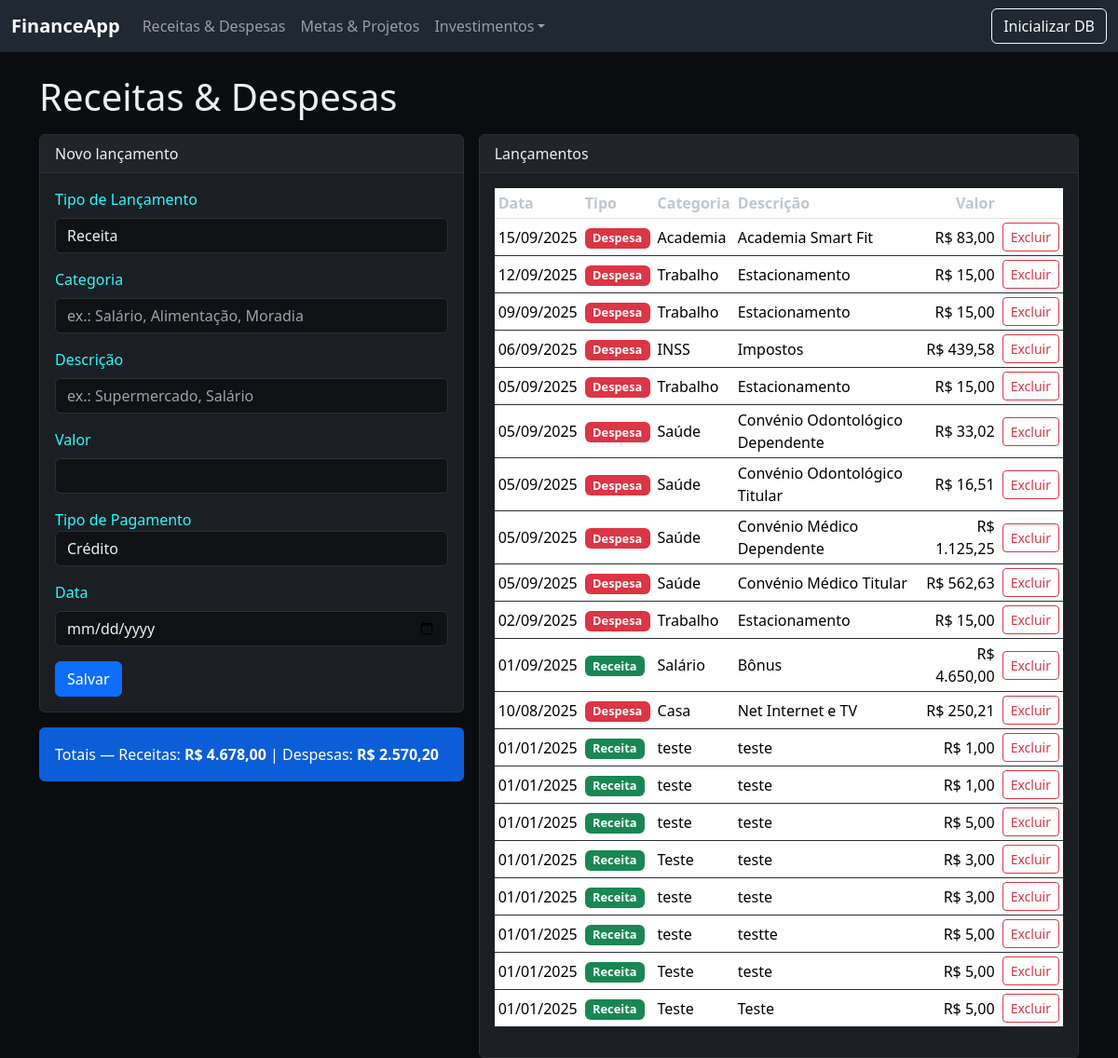
The page /transacoes on the database as committed earlier.
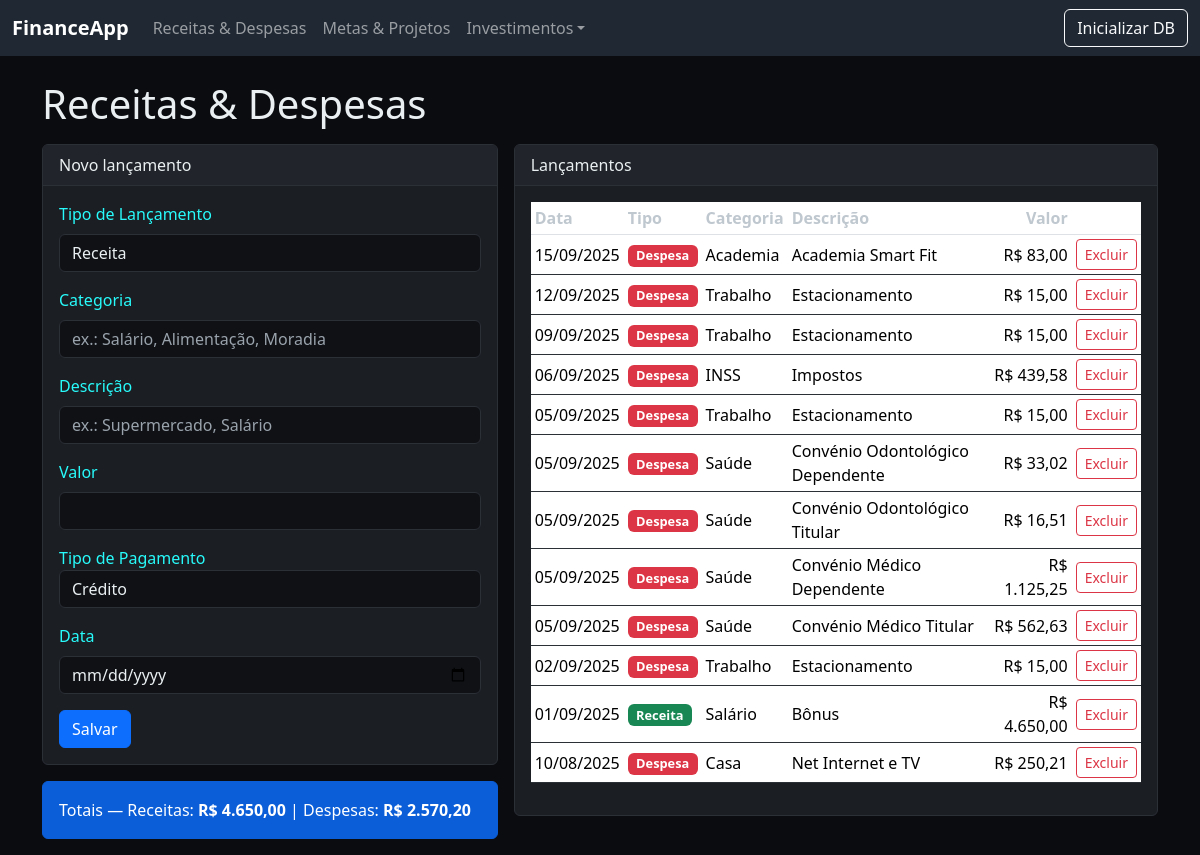
The same page on the database as committed later.
### app.py (models this page shows)
class Transaction(db.Model):
    __tablename__ = 'transactions'
    id = db.Column(db.Integer, primary_key=True)
    tipo = db.Column(db.String(20), nullable=False)  # 'receita' ou 'despesa'
    categoria = db.Column(db.String(50), nullable=True)  # opcional (ex: alimentação, salário)
    descricao = db.Column(db.String(200), nullable=False)
    valor = db.Column(db.Float, nullable=False)
    data = db.Column(db.Date, nullable=False, default=datetime.utcnow)
    cd_payment_type = db.Column(db.Integer, nullable=True)

### app.py (the view, shortened to what this page needs)
@app.route('/transacoes', methods=['GET', 'POST'])
def transacoes():
    trans = Transaction.query.order_by(Transaction.data.desc(), Transaction.id.desc()).all()
    total_receitas = sum(t.valor for t in trans if t.tipo == 'receita')
    total_despesas = sum(t.valor for t in trans if t.tipo == 'despesa')
    payment_tp = payment_type.query.all()
    return render_template('transacoes.html', transacoes=trans,
                           total_receitas=total_receitas, total_despesas=total_despesas, payment_type=payment_tp,)

### app.py (called while the page is built)
def money(n):
    return f"R$ {n:,.2f}".replace(",", "X").replace(".", ",").replace("X", ".")

### templates/transacoes.html (shortened to what this page needs)
{% extends "base.html" %}
{% block content %}
<h1 class="mb-3">Receitas & Despesas</h1>
<div class="row g-3">
  <div class="col-md-5">
    <div class="card">
      <div class="card-header">Novo lançamento</div>
      <div class="card-body">
        <form method="post">
          <div class="mb-3">
            <label class="form-label">Tipo de Lançamento</label>
            <select class="form-select" name="tipo" required>
              <option value="receita">Receita</option>
            </select>
          </div>
          <div class="mb-3">
            <label class="form-label">Categoria</label>
            <input class="form-control" name="categoria" placeholder="ex.: Salário, Alimentação, Moradia">
          </div>
          <div class="mb-3">
            <label class="form-label">Descrição</label>
            <input class="form-control" name="descricao" required placeholder="ex.: Supermercado, Salário">
          </div>
          <div class="mb-3">
            <label class="form-label">Valor</label>
            <input type="number" step="0.01" class="form-control" name="valor" required>
          </div>
          <div class="mb-3">
            <label class="from-label">Tipo de Pagamento</label>
            <select  step="0.01" class="form-control" name="tipo_pagamento">
              {% for pay_tp in payment_type %}
              <option>{{ pay_tp.name_payment_type }}</option>
              {% endfor %}
            </select>
          </div>
          <div class="mb-3">
            <label class="form-label">Data</label>
            <input type="date" class="form-control" name="data">
          </div>
          <button class="btn btn-primary">Salvar</button>
        </form>
      </div>
    </div>
    <div class="mt-3">
      <div class="alert alert-info">Totais — Receitas: <strong>{{ total_receitas|money }}</strong> | Despesas: <strong>{{ total_despesas|money }}</strong></div>
    </div>
  </div>
  <div class="col-md-7">
    <div class="card">
      <div class="card-header">Lançamentos</div>
      <div class="card-body table-responsive">
        <table class="table table-sm align-middle">
          <thead><tr><th>Data</th><th>Tipo</th><th>Categoria</th><th>Descrição</th><th class="text-end">Valor</th><th></th></tr></thead>
          <tbody>
            {% for t in transacoes %}
            <tr>
              <td>{{ t.data.strftime('%d/%m/%Y') }}</td>
              <td><span class="badge {{ 'bg-success' if t.tipo=='receita' else 'bg-danger' }}">{{ t.tipo.title() }}</span></td>
              <td>{{ t.categoria or '-' }}</td>
              <td>{{ t.descricao }}</td>
              <td class="text-end">{{ t.valor|money }}</td>
              <td class="text-end">
                <form method="post" action="{{ url_for('excluir_transacao', tid=t.id) }}" onsubmit="return confirm('Excluir este lançamento?')">
                  <button class="btn btn-sm btn-outline-danger">Excluir</button>
                </form>
              </td>
            </tr>
            {% endfor %}
          </tbody>
        </table>
      </div>
    </div>
  </div>
</div>
{% endblock %}

### templates/base.html (shortened to what this page needs)
<!doctype html>
<html lang="pt-br">
<head>
  <link href="https://cdn.jsdelivr.net/npm/bootstrap@5.3.2/dist/css/bootstrap.min.css" rel="stylesheet">
  <link rel="stylesheet" href="{{ url_for('static', filename='styles.css') }}">
</head>
<body>
<nav class="navbar navbar-expand-lg navbar-dark bg-dark mb-4">
  <div class="container-fluid">
    <a class="navbar-brand fw-bold" href="{{ url_for('dashboard') }}">FinanceApp</a>
    <div class="collapse navbar-collapse" id="nav">
      <ul class="navbar-nav me-auto mb-2 mb-lg-0">
        <li class="nav-item"><a class="nav-link" href="{{ url_for('transacoes') }}">Receitas & Despesas</a></li>
        <li class="nav-item"><a class="nav-link" href="{{ url_for('metas') }}">Metas & Projetos</a></li>
        <li class="nav-item dropdown">
          <a class="nav-link dropdown-toggle" href="#" role="button" data-bs-toggle="dropdown" aria-expanded="false">Investimentos</a>
        </li>
      </ul>
      <a class="btn btn-outline-light" href="{{ url_for('init_db') }}">Inicializar DB</a>
    </div>
  </div>
</nav>
<div class="container">
  {% block content %}{% endblock %}
</div>
</body>
</html>

### static/styles.css (style rules this page uses)
body { background: #0b0c10; color: #eaf0f1; }
.navbar { background: #1f2833 !important; }
.card { background: #1b1e23; border: 1px solid #2b2f36; color:#28fbfb }
.card-header { background: #21252b; color: #eaf0f1; border-bottom: 1px solid #2b2f36; }
.table { color: #eaf0f1; }
.table thead th { color: #bfc7cf; }
.table tbody tr { border-color: #2b2f36 }
.alert-info { background: #0b5ed7; border-color: #0b5ed7; color: #fff; }
.badge { font-size: .8rem; }
.btn-outline-danger { border-color: #dc3545; color: #dc3545; }
a, .btn-link { color: #66fcf1; }
.form-control, .form-select { background: #0f1115; color: #eaf0f1; border: 1px solid #2b2f36; }
.form-control::placeholder { color: #9aa3ac; }

Rows that differ between the two databases and show on the page:
removed Transaction: data "01/01/2025", tipo "Receita", categoria "teste", descricao "teste", valor "R$ 1,00"
removed Transaction: data "01/01/2025", tipo "Receita", categoria "teste", descricao "teste", valor "R$ 1,00"
removed Transaction: data "01/01/2025", tipo "Receita", categoria "teste", descricao "teste", valor "R$ 5,00"
removed Transaction: data "01/01/2025", tipo "Receita", categoria "Teste", descricao "teste", valor "R$ 3,00"
removed Transaction: data "01/01/2025", tipo "Receita", categoria "teste", descricao "teste", valor "R$ 3,00"
removed Transaction: data "01/01/2025", tipo "Receita", categoria "teste", descricao "testte", valor "R$ 5,00"
removed Transaction: data "01/01/2025", tipo "Receita", categoria "Teste", descricao "teste", valor "R$ 5,00"
removed Transaction: data "01/01/2025", tipo "Receita", categoria "Teste", descricao "Teste", valor "R$ 5,00"
Other text that changed with them:
{{ total_receitas|money }}: "R$ 4.678,00" → "R$ 4.650,00"
